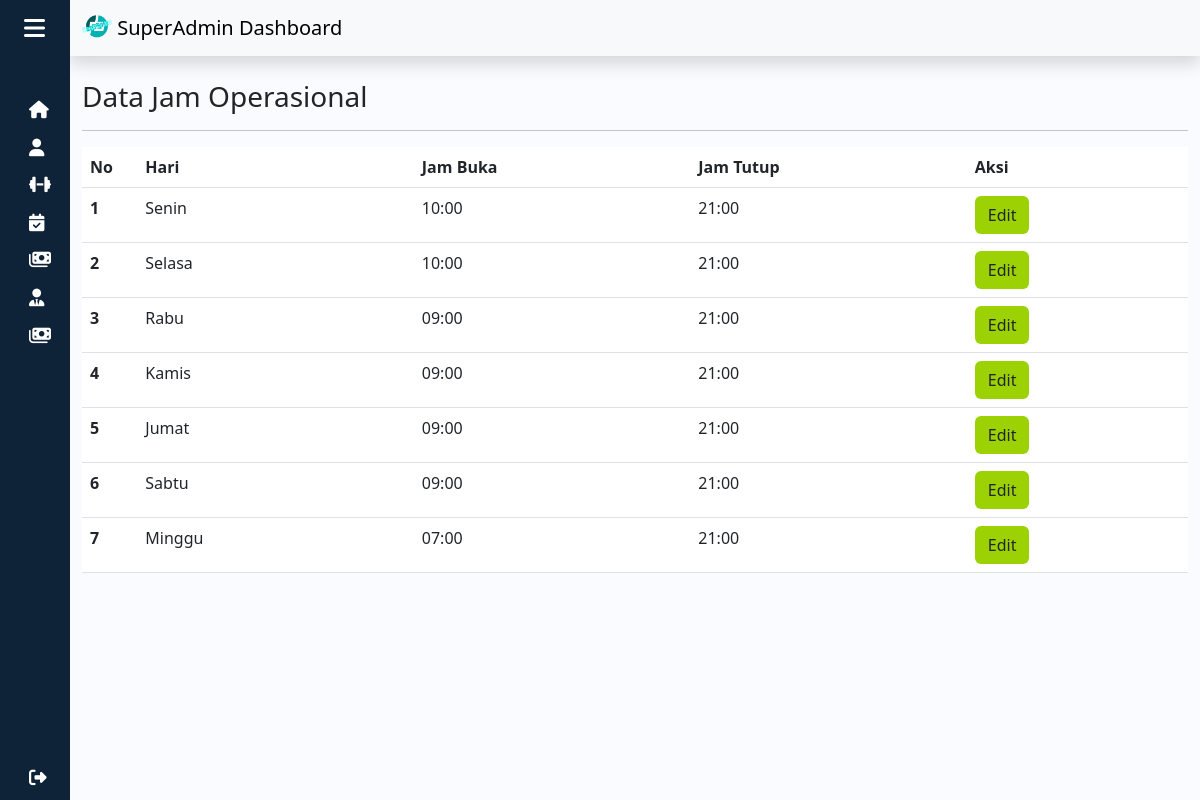
Page /admin/jadwal.php (signed in) on the committed database.
### tables this page shows
CREATE TABLE `jadwal` (
  `id_jadwal` int(11) NOT NULL,
  `hari_buka` varchar(10) NOT NULL,
  `jam_buka` time NOT NULL,
  `jam_tutup` time NOT NULL
);

### session.php (called while the page is built)
<?php
if (!isset($_SESSION['role'])) {
  header("location:login.php");
} else {
  $role = $_SESSION['role'];
}
?>

### function.php (called while the page is built, shortened)
<?php
$conn = mysqli_connect("localhost", "root", "", "futsal");
function query($data)
{
    global $conn;
    $result = mysqli_query($conn, $data);
    $rows = [];
    while ($row = mysqli_fetch_assoc($result)) {
        $rows[] = $row;
    }
    return $rows;
}

### admin/jadwal.php (the view, shortened to what this page needs)
<?php
require "../session.php";
require "../function.php";
$jadwal = query("SELECT
    id_jadwal,
    hari_buka,
    DATE_FORMAT(jam_buka, '%H:%i') AS jam_buka,
    DATE_FORMAT(jam_tutup, '%H:%i') AS jam_tutup
FROM jadwal;");
?>
<!DOCTYPE html>
<html lang="en">
<head>
    <link rel="stylesheet" href="../style.css">
    <link rel="stylesheet" href="https://cdnjs.cloudflare.com/ajax/libs/font-awesome/6.4.0/css/all.min.css">
    <link href="https://cdn.lineicons.com/4.0/lineicons.css" rel="stylesheet" />
    <link href="https://cdn.jsdelivr.net/npm/bootstrap@5.3.0-alpha1/dist/css/bootstrap.min.css" rel="stylesheet">
</head>
<body>
    <div class="wrapper">
        <?php require_once '../templates/navbarAdmin.php'; ?>
        <div class="main">
            <nav class="navbar bg-light shadow">
                <div class="container-fluid">
                    <a class="navbar-brand" href="#">
                        <?php if ($role == "SuperAdmin") : ?>
                            <img src="../assets/img/logo.png" alt="Logo" width="30" height="24" class="d-inline-block align-text-top">
                            SuperAdmin Dashboard
                        <?php endif; ?>
                    </a>
                </div>
            </nav>
            <div class="container">
                <h3 class="mt-4">Data Jam Operasional</h3>
                <hr>
                <div class="table-responsive">
                    <table class="table table-hover ">
                        <thead class="table-inti">
                            <tr>
                                <th style="width:5%;" scope="col">No</th>
                                <th style="width:25%;" scope="col">Hari</th>
                                <th style="width:25%;" scope="col">Jam Buka</th>
                                <th style="width:25%;" scope="col">Jam Tutup</th>
                                <th style="width:20%;" scope="col">Aksi</th>
                            </tr>
                        </thead>
                        <tbody>
                            <?php $i = 1; ?>
                            <?php foreach ($jadwal as $row) : ?>
                                <tr>
                                    <th scope="row"><?= $i++; ?></th>
                                    <td><?= $row["hari_buka"]; ?></td>
                                    <td><?= $row["jam_buka"]; ?></td>
                                    <td><?= $row["jam_tutup"]; ?></td>
                                    <td>
                                        <button class="btn btn-inti" data-bs-toggle="modal" data-bs-target="#editModal<?= $row["id_jadwal"]; ?>">Edit</button>
                                    </td>
                                </tr>
                            <?php endforeach; ?>
                        </tbody>
                    </table>
                </div>
            </div>
        </div>
</body>
</html>

### style.css (style rules this page uses)
:root { --primary: #9cd203; --hover: #79a300; --bg: #eeeeee; }
a { text-decoration: none; }
body { font-family: 'Poppins', sans-serif; }
.wrapper { display: flex; }
.main { min-height: 100vh; width: 100%; overflow: hidden; transition: all 0.35s ease-in-out; background-color: #fafbfe; }
.table-inti { background-color: #0e2238; color: #FFF; }
.btn-inti { background-color: var(--primary) !important; }

### rows in the picture
jadwal: hari_buka "Senin", jam_buka "10:00", jam_tutup "21:00"
jadwal: hari_buka "Selasa", jam_buka "10:00", jam_tutup "21:00"
jadwal: hari_buka "Rabu", jam_buka "09:00", jam_tutup "21:00"
jadwal: hari_buka "Kamis", jam_buka "09:00", jam_tutup "21:00"
jadwal: hari_buka "Jumat", jam_buka "09:00", jam_tutup "21:00"
jadwal: hari_buka "Sabtu", jam_buka "09:00", jam_tutup "21:00"
jadwal: hari_buka "Minggu", jam_buka "07:00", jam_tutup "21:00"
